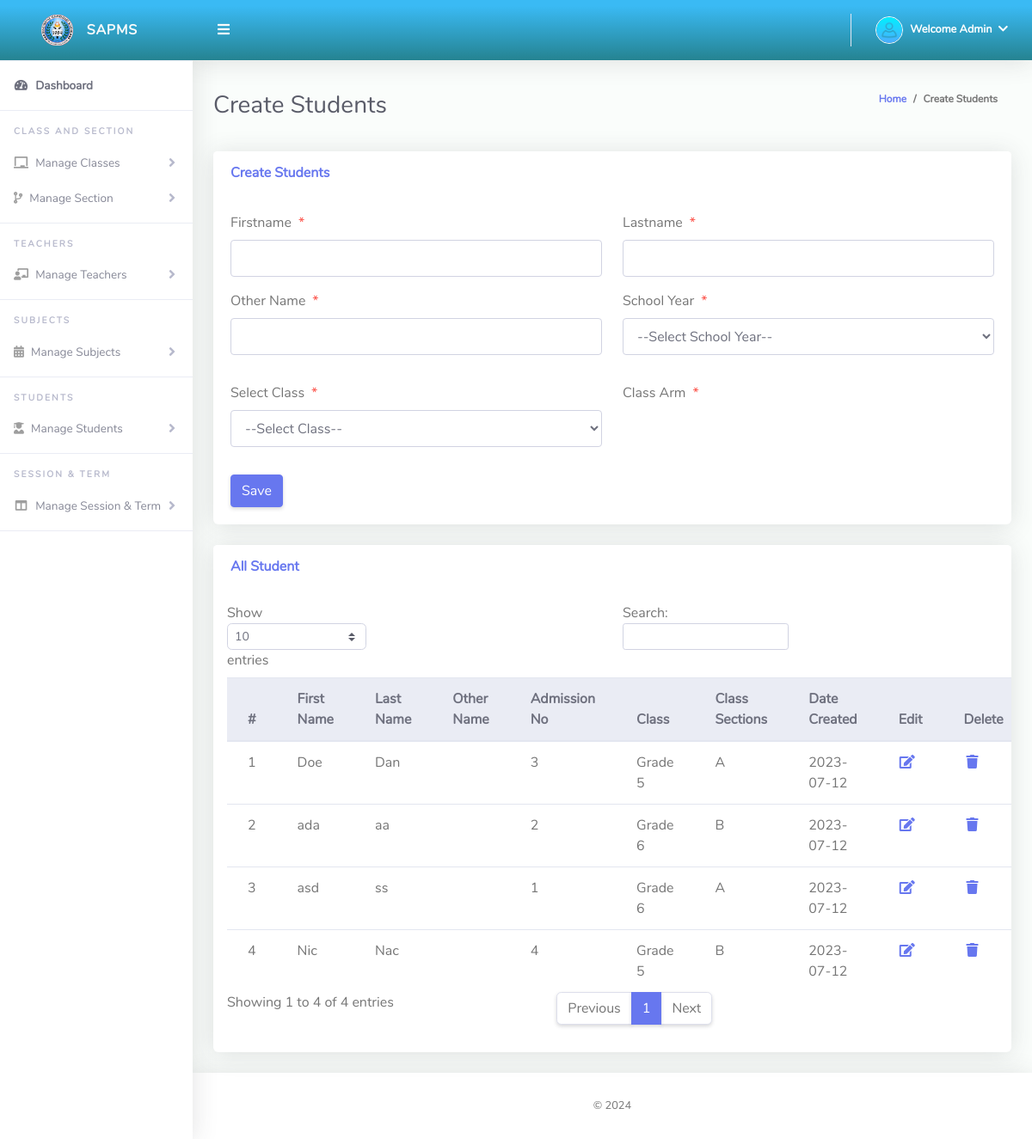
Page /Admin/createStudents.php (signed in) on the committed database.
### tables this page shows
CREATE TABLE `tblstudents` (
  `Id` int(10) NOT NULL,
  `firstName` varchar(255) NOT NULL,
  `lastName` varchar(255) NOT NULL,
  `otherName` varchar(255) NOT NULL,
  `admissionNumber` varchar(255) NOT NULL,
  `password` varchar(50) NOT NULL,
  `classId` varchar(10) NOT NULL,
  `classArmId` varchar(10) NOT NULL,
  `dateCreated` varchar(50) NOT NULL,
  `session` varchar(255) NOT NULL
);

CREATE TABLE `tblclass` (
  `Id` int(10) NOT NULL,
  `className` varchar(255) NOT NULL
);

CREATE TABLE `tblclassarms` (
  `Id` int(10) NOT NULL,
  `classId` varchar(10) NOT NULL,
  `classArmName` varchar(255) NOT NULL,
  `isAssigned` varchar(10) NOT NULL
);

### Admin/createStudents.php (the view, shortened to what this page needs)
<?php
include '../Includes/dbcon.php';
?>
<!DOCTYPE html>
<html lang="en">
<head>
  <link href="../vendor/fontawesome-free/css/all.min.css" rel="stylesheet" type="text/css">
  <link href="../vendor/bootstrap/css/bootstrap.min.css" rel="stylesheet" type="text/css">
  <link href="css/ruang-admin.min.css" rel="stylesheet">
</head>
<body id="page-top">
  <div id="wrapper">
      <?php include "Includes/sidebar.php";?>
    <div id="content-wrapper" class="d-flex flex-column">
      <div id="content">
       <?php include "Includes/topbar.php";?>
        <div class="container-fluid" id="container-wrapper">
          <div class="d-sm-flex align-items-center justify-content-between mb-4">
            <h1 class="h3 mb-0 text-gray-800">Create Students</h1>
            <ol class="breadcrumb">
              <li class="breadcrumb-item"><a href="./">Home</a></li>
              <li class="breadcrumb-item active" aria-current="page">Create Students</li>
            </ol>
          </div>
          <div class="row">
            <div class="col-lg-12">
              <div class="card mb-4">
                <div class="card-header py-3 d-flex flex-row align-items-center justify-content-between">
                  <h6 class="m-0 font-weight-bold text-primary">Create Students</h6>
                </div>
                <div class="card-body">
                  <form method="post">
                   <div class="form-group row mb-3">
                        <div class="col-xl-6">
                        <label class="form-control-label">Firstname<span class="text-danger ml-2">*</span></label>
                        <input type="text" class="form-control" name="firstName" value="<?php echo $row['firstName'];?>" id="exampleInputFirstName" >
                        </div>
                        <div class="col-xl-6">
                        <label class="form-control-label">Lastname<span class="text-danger ml-2">*</span></label>
                      <input type="text" class="form-control" name="lastName" value="<?php echo $row['lastName'];?>" id="exampleInputFirstName" >
                        </div>
                    </div>
                     <div class="form-group row mb-3">
                        <div class="col-xl-6">
                        <label class="form-control-label">Other Name<span class="text-danger ml-2">*</span></label>
                        <input type="text" class="form-control" name="otherName" value="<?php echo $row['otherName'];?>" id="exampleInputFirstName" >
                        </div>
                         <div class="col-xl-6">
                            <label class="form-control-label">School Year<span class="text-danger ml-2">*</span></label>
                              <?php
                         $qry = "SELECT DISTINCT sessionName, Id FROM tblsessionterm";
                          $result = $conn->query($qry);
                          $num = $result->num_rows;
                          if ($num > 0) {
                            echo '<select required name="sessionId" class="form-control mb-3">';
                            echo '<option value="">--Select School Year--</option>';
                            echo '</select>';
                          }
                        ?>
                        </div>
                    </div>
                    <div class="form-group row mb-3">
                        <div class="col-xl-6">
                        <label class="form-control-label">Select Class<span class="text-danger ml-2">*</span></label>
                         <?php
                        $qry= "SELECT * FROM tblclass ORDER BY className ASC";
                        $result = $conn->query($qry);
                        $num = $result->num_rows;
                        if ($num > 0){
                          echo ' <select required name="classId" onchange="classArmDropdown(this.value)" class="form-control mb-3">';
                          echo'<option value="">--Select Class--</option>';
                                  echo '</select>';
                              }
                            ?>
                        </div>
                        <div class="col-xl-6">
                        <label class="form-control-label">Class Arm<span class="text-danger ml-2">*</span></label>
                        </div>
                    </div>
                      <?php
                    if (isset($Id))
                    {
                    ?>
                    <button type="submit" name="update" class="btn btn-warning">Update</button>
                    &nbsp;&nbsp;&nbsp;&nbsp;&nbsp;&nbsp;&nbsp;&nbsp;&nbsp;&nbsp;
                    <?php
                    } else {
                    ?>
                    <button type="submit" name="save" class="btn btn-primary">Save</button>
                    <?php
                    }
                    ?>
                  </form>
                </div>
              </div>
                 <div class="row">
              <div class="col-lg-12">
              <div class="card mb-4">
                <div class="card-header py-3 d-flex flex-row align-items-center justify-content-between">
                  <h6 class="m-0 font-weight-bold text-primary">All Student</h6>
                </div>
                <div class="table-responsive p-3">
                  <table class="table align-items-center table-flush table-hover" id="dataTableHover">
                    <thead class="thead-light">
                      <tr>
                        <th>#</th>
                        <th>First Name</th>
                        <th>Last Name</th>
                        <th>Other Name</th>
                        <th>Admission No</th>
                        <th>Class</th>
                        <th>Class Sections</th>
                        <th>Date Created</th>
                         <th>Edit</th>
                        <th>Delete</th>
                      </tr>
                    </thead>
                    <tbody>
                  <?php
                      $query = "SELECT tblstudents.Id,tblclass.className,tblclassarms.classArmName,tblclassarms.Id AS classArmId,tblstudents.firstName,
                      tblstudents.lastName,tblstudents.otherName,tblstudents.admissionNumber,tblstudents.dateCreated
                      FROM tblstudents
                      INNER JOIN tblclass ON tblclass.Id = tblstudents.classId
                      INNER JOIN tblclassarms ON tblclassarms.Id = tblstudents.classArmId";
                      $rs = $conn->query($query);
                      $num = $rs->num_rows;
                      $sn=0;
                      if($num > 0)
                      {
                        while ($rows = $rs->fetch_assoc())
                          {
                             $sn = $sn + 1;
                            echo"
                              <tr>
                                <td>".$sn."</td>
                                <td>".$rows['firstName']."</td>
                                <td>".$rows['lastName']."</td>
                                <td>".$rows['otherName']."</td>
                                <td>".$rows['admissionNumber']."</td>
                                <td>".$rows['className']."</td>
                                <td>".$rows['classArmName']."</td>
                                 <td>".$rows['dateCreated']."</td>
                                <td><a href='?action=edit&Id=".$rows['Id']."'><i class='fas fa-fw fa-edit'></i></a></td>
                                <td><a href='?action=delete&Id=".$rows['Id']."'><i class='fas fa-fw fa-trash'></i></a></td>
                              </tr>";
                          }
                      }
                      else
                      {
                           echo
                           "<div class='alert alert-danger' role='alert'>
                            No Record Found!
                            </div>";
                      }
                      ?>
                    </tbody>
                  </table>
                </div>
              </div>
            </div>
            </div>
          </div>
        </div>
      </div>
       <?php include "Includes/footer.php";?>
    </div>
  </div>
</body>
</html>

### Admin/Includes/topbar.php (shortened to what this page needs)
<?php
  $query = "SELECT * FROM tbladmin WHERE Id = ".$_SESSION['userId']."";
  $rs = $conn->query($query);
  $rows = $rs->fetch_assoc();
  $fullName = $rows['firstName']." ".$rows['lastName'];
?>
<nav class="navbar navbar-expand navbar-light bg-gradient-info topbar mb-4 static-top">
          <button id="sidebarToggleTop" class="btn btn-link rounded-circle mr-3">
            <i class="fa fa-bars"></i>
          </button>
          <ul class="navbar-nav ml-auto">
            <li class="nav-item dropdown no-arrow">
              <a class="nav-link dropdown-toggle" href="#" id="userDropdown" role="button" data-toggle="dropdown"
                aria-haspopup="true" aria-expanded="false">
                <img class="img-profile rounded-circle" src="img/logo/attnlg.png" style="max-width: 60px">
               <span class="ml-2 d-none d-lg-inline text-white small">
                  <b>Welcome <?php echo $fullName;?></b>
                  <i class="fas fa-chevron-down ml-1"></i>
                </span>
              </a>
            </li>
          </ul>
        </nav>

### rows in the picture
tblstudents: firstName "Doe", lastName "Dan", admissionNumber "3", classId.className "Grade 5", classArmId.classArmName "A", dateCreated "2023-07-12"
tblstudents: firstName "ada", lastName "aa", admissionNumber "2", classId.className "Grade 6", classArmId.classArmName "B", dateCreated "2023-07-12"
tblstudents: firstName "asd", lastName "ss", admissionNumber "1", classId.className "Grade 6", classArmId.classArmName "A", dateCreated "2023-07-12"
tblstudents: firstName "Nic", lastName "Nac", admissionNumber "4", classId.className "Grade 5", classArmId.classArmName "B", dateCreated "2023-07-12"

### other values in the picture
$fullName "Admin"
